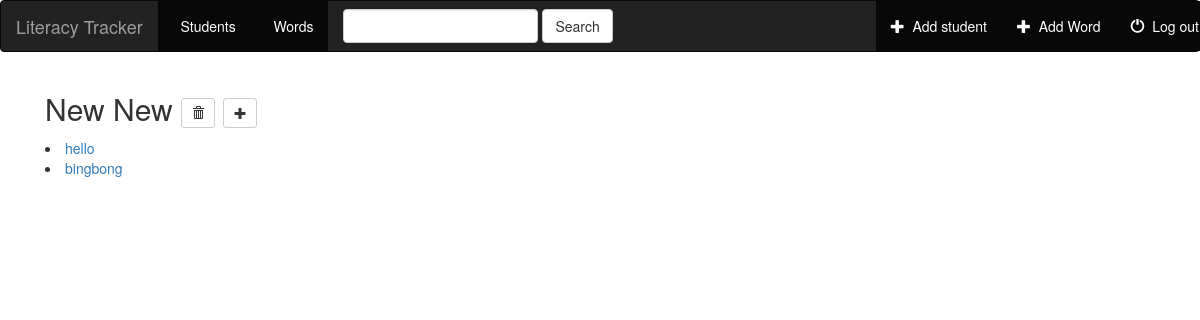
The app's page /students/student/3/ (signed in) with its own data.
### students/models.py (models this page shows, shortened)
class Student(models.Model):
    user = models.ForeignKey('auth.User')
    first_name = models.CharField(max_length=250, default="", blank=True)
    last_name = models.CharField(max_length=250, default="", blank=True)
    grade = models.CharField(max_length=5, default="", blank=True)
    words = models.ManyToManyField(Word, default="", blank=True)

class Word(models.Model):
    word = models.CharField(max_length=250, default= "", blank=True)
    user = models.ForeignKey('auth.User', default= "")

### students/views.py (the view)
# urls.py: url(r'student/(?P<pk>[0-9]+)/$', views.DetailView.as_view(), name='student_detail'),
class DetailView(generic.DetailView):
    model = Student
    template_name = "students/student_detail.html"

### students/templates/students/student_detail.html (shortened to what this page needs)
{% extends "base.html" %}
{% block body%}
<div class="students-container container-fluid">
          <h2> {{student.first_name}} {{student.last_name}}
          <form action="{% url 'students:student-delete' student.id %}" method="post" style="display: inline;">
            <button type="submit" onclick="return confirm('Are you sure you want to delete this?')" class="btn btn-default btn-sm">
              <span class="glyphicon glyphicon-trash"></span>
            </button>
          </form>
          <form action="{% url 'students:form' student.pk %}" method="post" style="display: inline;">
            <button type="submit"  class="btn btn-default btn-sm">
              <span class="glyphicon glyphicon-plus"></span>
            </button>
          </form>
          </h2>
{% for word in student.words.all %}
<li><a href="{% url 'students:word_detail' word.id %}">{{word.word}}</a></li>
{% endfor %}
{% endblock %}

### records on screen
Student: first_name "New", last_name "New"
Word: word "hello"
Word: word "bingbong"
